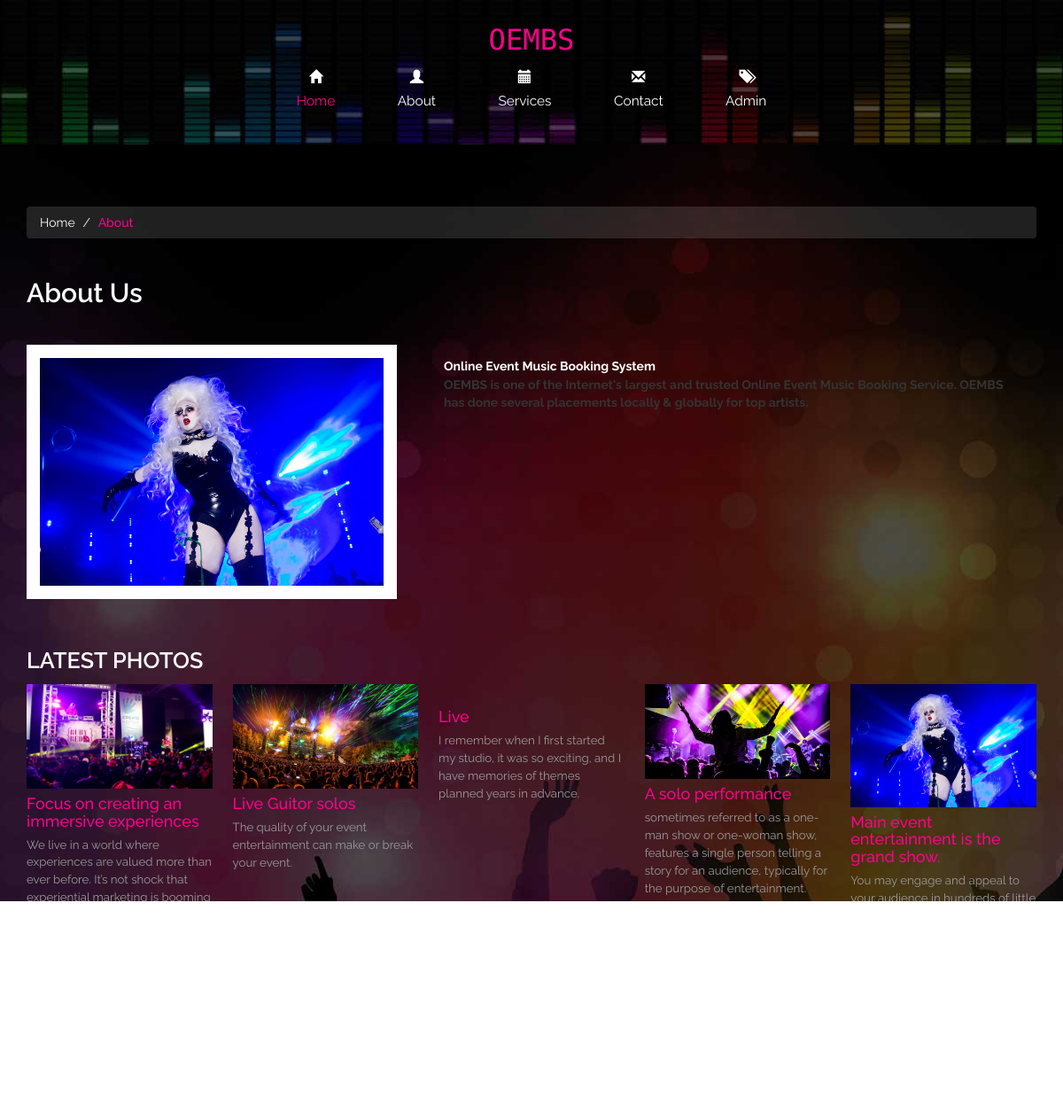
Page /about.php on the committed database.
### tables this page shows
CREATE TABLE `tblpage` (
  `ID` int(10) NOT NULL,
  `PageType` varchar(100) DEFAULT NULL,
  `PageTitle` mediumtext,
  `PageDescription` mediumtext,
  `Email` varchar(200) DEFAULT NULL,
  `MobileNumber` bigint(10) DEFAULT NULL,
  `UpdationDate` timestamp NULL DEFAULT NULL ON UPDATE CURRENT_TIMESTAMP
);

### about.php (the view, shortened to what this page needs)
<!DOCTYPE html>
<html>
<head>
<link href="css/bootstrap.css" rel='stylesheet' type='text/css' />
<link href="css/style.css" rel="stylesheet" type="text/css" media="all" />
<link rel="stylesheet" href="css/touchTouch.css" type="text/css" media="all" />
		<link rel="stylesheet" type="text/css" href="css/jquery.fancybox.css" media="screen" />
</head>
<body>
<?php include_once('includes/header.php');?>
<div class="about content">
	 <div class="container">
		 <ol class="breadcrumb">
		  <li><a href="index.php">Home</a></li>
		  <li class="active">About</li>
		 </ol>
		 <?php
$sql="SELECT * from tblpage where PageType='aboutus'";
$query = $dbh -> prepare($sql);
$query->execute();
$results=$query->fetchAll(PDO::FETCH_OBJ);
$cnt=1;
if($query->rowCount() > 0)
{
foreach($results as $row)
{               ?>
		 <h2><?php  echo htmlentities($row->PageTitle);?></h2>
		 <div class="about-main">
			 <div class="col-md-6 abt-pic">
				 <img src="img/qp.jpg" class="img-responsive" alt=""/>
			 </div>
			 <div class="col-md-6 abt-pic-info">
				 <p style="color:#fff"><?php  echo $row->PageDescription;?>.</p>
			 </div>
			 <?php $cnt=$cnt+1;}} ?>
			 <div class="clearfix"></div>
		 </div>
		 <div class="latest">
			 <h3>LATEST PHOTOS</h3>
			 <div class="pic start">
				 <a class="fancybox" href="img/co.jpg" data-fancybox-group="gallery" title="Focus on creating an immersive experiences"><img src="img/co.jpg" class="img-style row6" alt=""><span> </span></a>
				 <h4><a href="event.html">Focus on creating an immersive experiences</a></h4>
				 <p>We live in a world where experiences are valued more than ever before. It’s not shock that experiential marketing is booming think about escape rooms, pop-ups and more popping up everywhere.</p>
			 </div>
			 <div class="pic">
				 <a class="fancybox" href="img/zz.jpg" data-fancybox-group="gallery" title="Live Guitor solos"><img src="img/zz.jpg" class="img-style row6" alt=""><span> </span></a>
				 <h4><a href="event.html">Live Guitor solos</a></h4>
				 <p>The quality of your event entertainment can make or break your event.</p>
			 </div>
			 <div class="pic">
				 <h4><a href="event.html">Live </a></h4>
				 <p>I remember when I first started my studio, it was so exciting, and I have memories of themes planned years in advance.</p>
			 </div>
			 <div class="pic">
				 <a class="fancybox" href="img/we.jpg" data-fancybox-group="gallery" title="A solo performance"><img src="img/we.jpg" class="img-style row6" alt=""><span> </span></a>
				 <h4><a href="event.html">A solo performance</a></h4>
				 <p>sometimes referred to as a one-man show or one-woman show, features a single person telling a story for an audience, typically for the purpose of entertainment.</p>
			 </div>
			 <div class="pic">
				 <a class="fancybox" href="img/qp.jpg" data-fancybox-group="gallery" title="Main event entertainment is the grand show."><img src="img/qp.jpg" class="img-style row6" alt=""><span> </span></a>
				 <h4><a href="event.html">Main event entertainment is the grand show.</a></h4>
				 <p>You may engage and appeal to your audience in hundreds of little ways throughout your event but main event entertainment is designed to awe and impress like nothing else you do.</p>
			 </div>
			 <div class="clearfix"></div>
		 </div>
		<?php include_once('includes/footer.php');?>
	 </div>
</div>
</body>
</html>

### css/style.css (style rules this page uses)
body { margin:0; padding:0; font-family: 'Raleway', sans-serif; }
body a { transition:0.5s all; -webkit-transition:0.5s all; -moz-transition:0.5s all; -o-transition:0.5s all; -ms-transition:0.5s all; }
h1,h2,h3,h4,h5,h6 { margin:0; }
p { margin:0; }
.content { background:url(../images/main.jpg); padding:5em 0 3em 0; }
.about h2 { color:#fff; font-weight:600; margin-top:1.5em; }
.breadcrumb { background-color: rgba(245, 245, 245, 0.13); }
.breadcrumb li a { color:#fff; }
.about-main { margin-top:3em; }
.breadcrumb li.active { color:#FF008C; font-size:1em; font-weight:500; }
.abt-pic { width:38%; margin-right:2%; padding-left:0; }
.abt-pic img { border:15px solid #fff; }
.abt-pic-info { width:60%; }
.abt-pic-info p { color:#eee; line-height:1.5em; margin-top:1em; }
.pic { width: 18.4%; float:left; margin-left:2%; }
.pic img { width:100%; }
.start { margin:0; }
.latest { margin-top:4em; }
.latest h3 { color: #fff; margin-bottom: 0.5em; font-size: 1.8em; text-transform: uppercase; font-weight: 600; }
.pic h4 a { font-size: 1em; color: #FF008C; margin:7px 0; display:inline-block; }
.pic p { color: #999; line-height: 1.5em; font-size: 0.95em; }

### rows in the picture
tblpage: PageTitle "About Us", PageDescription "Online Event Music Booking System OEMBS is one of the Internet's largest and trusted Online Event Music Booking Service. OEMBS has done several placements locally & globally for top artists."
